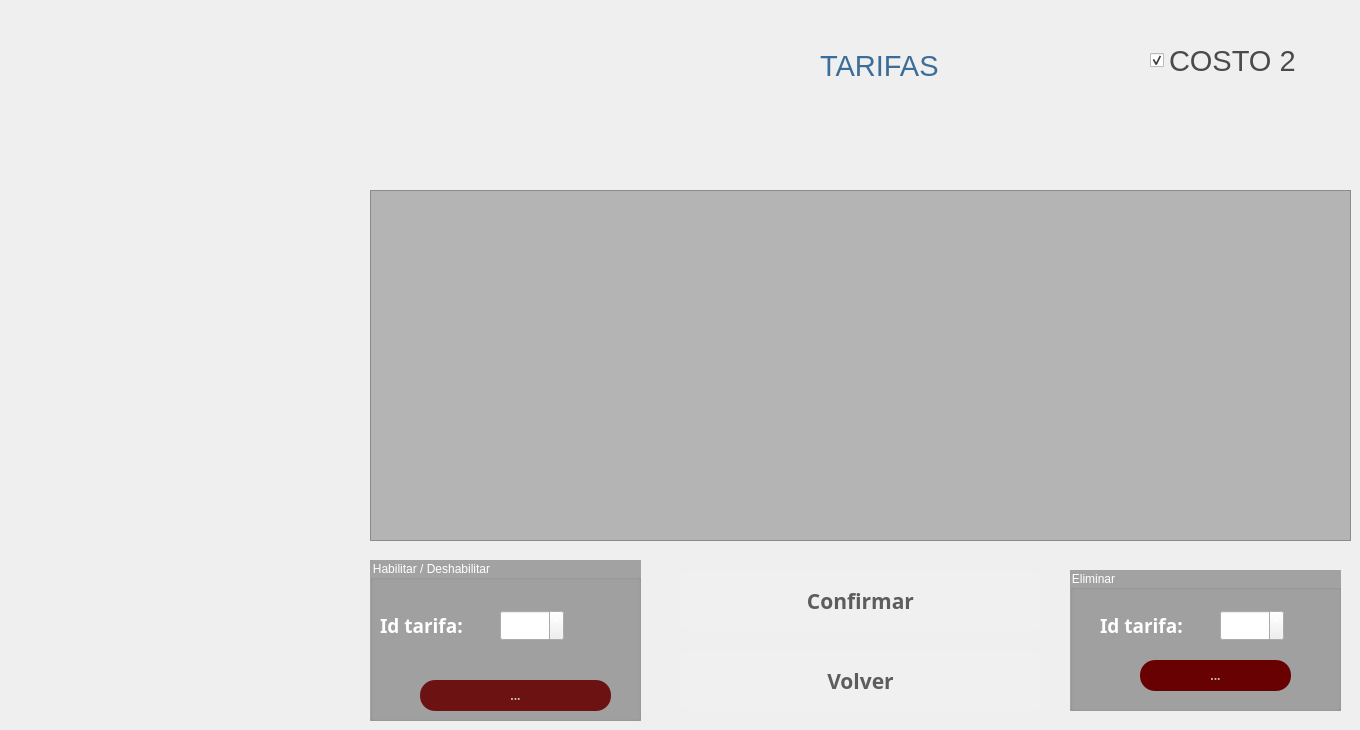
   <widget class="QWidget" name="page_10">
    <widget class="QTableWidget" name="tablatarifas">
     <property name="geometry">
      <rect>
       <x>370</x>
       <y>190</y>
       <width>981</width>
       <height>351</height>
      </rect>
     </property>
     <property name="palette">
      <palette>
       <active>
        <colorrole role="WindowText">
         <brush brushstyle="SolidPattern">
          <color alpha="255">
           <red>0</red>
           <green>0</green>
           <blue>0</blue>
          </color>
         </brush>
        </colorrole>
        <colorrole role="Button">
         <brush brushstyle="SolidPattern">
          <color alpha="255">
           <red>180</red>
           <green>180</green>
           <blue>180</blue>
          </color>
         </brush>
        </colorrole>
        <colorrole role="Text">
         <brush brushstyle="SolidPattern">
          <color alpha="255">
           <red>0</red>
           <green>0</green>
           <blue>0</blue>
          </color>
         </brush>
        </colorrole>
        <colorrole role="ButtonText">
         <brush brushstyle="SolidPattern">
          <color alpha="255">
           <red>0</red>
           <green>0</green>
           <blue>0</blue>
          </color>
         </brush>
        </colorrole>
        <colorrole role="Base">
         <brush brushstyle="SolidPattern">
          <color alpha="255">
           <red>180</red>
           <green>180</green>
           <blue>180</blue>
          </color>
         </brush>
        </colorrole>
        <colorrole role="Window">
         <brush brushstyle="SolidPattern">
          <color alpha="255">
           <red>180</red>
           <green>180</green>
           <blue>180</blue>
          </color>
         </brush>
        </colorrole>
       </active>
       <inactive>
        <colorrole role="WindowText">
         <brush brushstyle="SolidPattern">
          <color alpha="255">
           <red>0</red>
           <green>0</green>
           <blue>0</blue>
          </color>
         </brush>
        </colorrole>
        <colorrole role="Button">
         <brush brushstyle="SolidPattern">
          <color alpha="255">
           <red>180</red>
           <green>180</green>
           <blue>180</blue>
          </color>
         </brush>
        </colorrole>
        <colorrole role="Text">
         <brush brushstyle="SolidPattern">
          <color alpha="255">
           <red>0</red>
           <green>0</green>
           <blue>0</blue>
          </color>
         </brush>
        </colorrole>
        <colorrole role="ButtonText">
         <brush brushstyle="SolidPattern">
          <color alpha="255">
           <red>0</red>
           <green>0</green>
           <blue>0</blue>
          </color>
         </brush>
        </colorrole>
        <colorrole role="Base">
         <brush brushstyle="SolidPattern">
          <color alpha="255">
           <red>180</red>
           <green>180</green>
           <blue>180</blue>
          </color>
         </brush>
        </colorrole>
        <colorrole role="Window">
         <brush brushstyle="SolidPattern">
          <color alpha="255">
           <red>180</red>
           <green>180</green>
           <blue>180</blue>
          </color>
         </brush>
        </colorrole>
       </inactive>
       <disabled>
        <colorrole role="WindowText">
         <brush brushstyle="SolidPattern">
          <color alpha="255">
           <red>0</red>
           <green>0</green>
           <blue>0</blue>
          </color>
         </brush>
        </colorrole>
        <colorrole role="Button">
         <brush brushstyle="SolidPattern">
          <color alpha="255">
           <red>180</red>
           <green>180</green>
           <blue>180</blue>
          </color>
         </brush>
        </colorrole>
        <colorrole role="Text">
         <brush brushstyle="SolidPattern">
          <color alpha="255">
           <red>0</red>
           <green>0</green>
           <blue>0</blue>
          </color>
         </brush>
        </colorrole>
        <colorrole role="ButtonText">
         <brush brushstyle="SolidPattern">
          <color alpha="255">
           <red>0</red>
           <green>0</green>
           <blue>0</blue>
          </color>
         </brush>
        </colorrole>
        <colorrole role="Base">
         <brush brushstyle="SolidPattern">
          <color alpha="255">
           <red>180</red>
           <green>180</green>
           <blue>180</blue>
          </color>
         </brush>
        </colorrole>
        <colorrole role="Window">
         <brush brushstyle="SolidPattern">
          <color alpha="255">
           <red>180</red>
           <green>180</green>
           <blue>180</blue>
          </color>
         </brush>
        </colorrole>
       </disabled>
      </palette>
     </property>
     <property name="styleSheet">
      <string notr="true">background-color:rgb(180, 180, 180);
border-radius:40%;
color:rgb(98, 147, 0);
color:black;
QPushButton{
background-color:red;
};</string>
     </property>
    </widget>
    <widget class="QGroupBox" name="groupBox_31">
     <property name="geometry">
      <rect>
       <x>370</x>
       <y>560</y>
       <width>271</width>
       <height>161</height>
      </rect>
     </property>
     <property name="styleSheet">
      <string notr="true">color:white;
background-color: rgb(48, 48, 48,40%);
</string>
     </property>
     <property name="title">
      <string>Habilitar / Deshabilitar</string>
     </property>
     <widget class="QLabel" name="label_75">
      <property name="geometry">
       <rect>
        <x>10</x>
        <y>50</y>
        <width>111</width>
        <height>31</height>
       </rect>
      </property>
      <property name="font">
       <font>
        <family>Sans Serif</family>
        <pointsize>14</pointsize>
        <weight>75</weight>
        <italic>false</italic>
        <bold>true</bold>
       </font>
      </property>
      <property name="styleSheet">
       <string notr="true">background-color:transparent;
color:white;</string>
      </property>
      <property name="text">
       <string>Id tarifa:</string>
      </property>
     </widget>
     <widget class="QPushButton" name="bhabilitar">
      <property name="enabled">
       <bool>false</bool>
      </property>
      <property name="geometry">
       <rect>
        <x>50</x>
        <y>120</y>
        <width>191</width>
        <height>31</height>
       </rect>
      </property>
      <property name="font">
       <font>
        <family>Sans Serif</family>
        <weight>75</weight>
        <bold>true</bold>
       </font>
      </property>
      <property name="styleSheet">
       <string notr="true">background-color:rgb(104, 2, 2,90%);
color:rgb(197, 197, 197);
border-radius:15%</string>
      </property>
      <property name="text">
       <string>...</string>
      </property>
      <property name="flat">
       <bool>false</bool>
      </property>
     </widget>
    </widget>
    <widget class="QGroupBox" name="groupBox_32">
     <property name="geometry">
      <rect>
       <x>1070</x>
       <y>570</y>
       <width>271</width>
       <height>141</height>
      </rect>
     </property>
     <property name="styleSheet">
      <string notr="true">color:white;
background-color: rgb(48, 48, 48,40%);
</string>
     </property>
     <property name="title">
      <string>Eliminar</string>
     </property>
     <widget class="QLabel" name="label_76">
      <property name="geometry">
       <rect>
        <x>30</x>
        <y>40</y>
        <width>111</width>
        <height>31</height>
       </rect>
      </property>
      <property name="font">
       <font>
        <family>Sans Serif</family>
        <pointsize>14</pointsize>
        <weight>75</weight>
        <italic>false</italic>
        <bold>true</bold>
       </font>
      </property>
      <property name="styleSheet">
       <string notr="true">background-color:transparent;
color:white;</string>
      </property>
      <property name="text">
       <string>Id tarifa:</string>
      </property>
     </widget>
     <widget class="QPushButton" name="bquitar">
      <property name="enabled">
       <bool>false</bool>
      </property>
      <property name="geometry">
       <rect>
        <x>70</x>
        <y>90</y>
        <width>151</width>
        <height>31</height>
       </rect>
      </property>
      <property name="font">
       <font>
        <family>Sans Serif</family>
        <weight>75</weight>
        <bold>true</bold>
       </font>
      </property>
      <property name="styleSheet">
       <string notr="true">background-color:rgb(104, 2, 2);
color:rgb(197, 197, 197);
border-radius:15%</string>
      </property>
      <property name="text">
       <string>...</string>
      </property>
     </widget>
    </widget>
    <widget class="QSpinBox" name="idtar2">
     <property name="geometry">
      <rect>
       <x>500</x>
       <y>610</y>
       <width>64</width>
       <height>31</height>
      </rect>
     </property>
     <property name="styleSheet">
      <string notr="true">Color:white;</string>
     </property>
    </widget>
    <widget class="QPushButton" name="bntarifa">
     <property name="geometry">
      <rect>
       <x>680</x>
       <y>570</y>
       <width>361</width>
       <height>61</height>
      </rect>
     </property>
     <property name="font">
      <font>
       <family>Ubuntu Mono</family>
       <pointsize>16</pointsize>
       <weight>75</weight>
       <italic>false</italic>
       <bold>true</bold>
       <underline>false</underline>
      </font>
     </property>
     <property name="toolTip">
      <string>Ayuda</string>
     </property>
     <property name="whatsThis">
      <string extracomment="help"/>
     </property>
     <property name="styleSheet">
      <string notr="true">background-color:rgb(240, 240, 240);
color:rgb(93, 93, 93);
border-radius:10%</string>
     </property>
     <property name="text">
      <string>Confirmar</string>
     </property>
     <property name="icon">
      <iconset>
       <normaloff>../iconos/tick.png</normaloff>../iconos/tick.png</iconset>
     </property>
     <property name="iconSize">
      <size>
       <width>40</width>
       <height>40</height>
      </size>
     </property>
     <property name="toolTipDuration" stdset="0">
      <number>3</number>
     </property>
    </widget>
    <widget class="QPushButton" name="bsalirTarifas">
     <property name="geometry">
      <rect>
       <x>680</x>
       <y>650</y>
       <width>361</width>
       <height>61</height>
      </rect>
     </property>
     <property name="font">
      <font>
       <family>Ubuntu Mono</family>
       <pointsize>16</pointsize>
       <weight>75</weight>
       <italic>false</italic>
       <bold>true</bold>
       <underline>false</underline>
      </font>
     </property>
     <property name="toolTip">
      <string>Ayuda</string>
     </property>
     <property name="whatsThis">
      <string extracomment="help"/>
     </property>
     <property name="styleSheet">
      <string notr="true">background-color:rgb(240, 240, 240);
color:rgb(93, 93, 93);
border-radius:10%</string>
     </property>
     <property name="text">
      <string>Volver</string>
     </property>
     <property name="icon">
      <iconset>
       <normaloff>../iconos/cancel.png</normaloff>../iconos/cancel.png</iconset>
     </property>
     <property name="iconSize">
      <size>
       <width>40</width>
       <height>40</height>
      </size>
     </property>
     <property name="toolTipDuration" stdset="0">
      <number>3</number>
     </property>
    </widget>
    <widget class="QSpinBox" name="idtar1">
     <property name="geometry">
      <rect>
       <x>1220</x>
       <y>610</y>
       <width>64</width>
       <height>31</height>
      </rect>
     </property>
     <property name="styleSheet">
      <string notr="true">Color:white;</string>
     </property>
    </widget>
    <widget class="QLabel" name="ltime_69">
     <property name="geometry">
      <rect>
       <x>820</x>
       <y>50</y>
       <width>271</width>
       <height>31</height>
      </rect>
     </property>
     <property name="font">
      <font>
       <family>Segoe UI</family>
       <pointsize>22</pointsize>
       <weight>50</weight>
       <italic>false</italic>
       <bold>false</bold>
      </font>
     </property>
     <property name="styleSheet">
      <string notr="true">background-color:transparent;
color:rgb(59, 109, 153);

</string>
     </property>
     <property name="text">
      <string>TARIFAS</string>
     </property>
    </widget>
    <widget class="QCheckBox" name="ch1_2">
     <property name="geometry">
      <rect>
       <x>1150</x>
       <y>30</y>
       <width>181</width>
       <height>61</height>
      </rect>
     </property>
     <property name="font">
      <font>
       <family>Segoe UI</family>
       <pointsize>22</pointsize>
      </font>
     </property>
     <property name="styleSheet">
      <string notr="true">color:rgb(74, 74, 74)</string>
     </property>
     <property name="text">
      <string>COSTO 2</string>
     </property>
     <property name="checked">
      <bool>true</bool>
     </property>
    </widget>
    <zorder>groupBox_31</zorder>
    <zorder>tablatarifas</zorder>
    <zorder>groupBox_32</zorder>
    <zorder>idtar2</zorder>
    <zorder>bntarifa</zorder>
    <zorder>bsalirTarifas</zorder>
    <zorder>idtar1</zorder>
    <zorder>ltime_69</zorder>
    <zorder>ch1_2</zorder>
   </widget>
